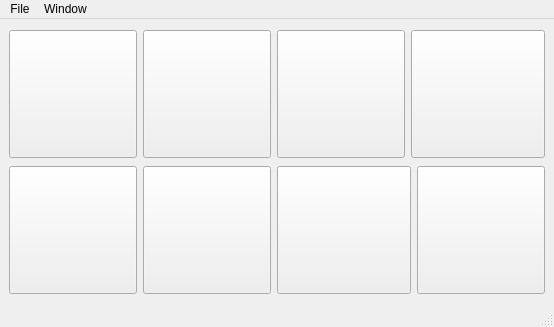
<?xml version="1.0" encoding="UTF-8"?>
<ui version="4.0">
 <class>MainWindow</class>
 <widget class="QMainWindow" name="MainWindow">
  <property name="geometry">
   <rect>
    <x>0</x>
    <y>0</y>
    <width>554</width>
    <height>327</height>
   </rect>
  </property>
  <property name="sizePolicy">
   <sizepolicy hsizetype="Fixed" vsizetype="Fixed">
    <horstretch>0</horstretch>
    <verstretch>0</verstretch>
   </sizepolicy>
  </property>
  <property name="minimumSize">
   <size>
    <width>554</width>
    <height>327</height>
   </size>
  </property>
  <property name="maximumSize">
   <size>
    <width>554</width>
    <height>327</height>
   </size>
  </property>
  <property name="windowTitle">
   <string>MYRaf3 Beta</string>
  </property>
  <widget class="QWidget" name="centralwidget">
   <layout class="QGridLayout" name="gridLayout">
    <item row="0" column="0">
     <widget class="QPushButton" name="pushButton">
      <property name="minimumSize">
       <size>
        <width>128</width>
        <height>128</height>
       </size>
      </property>
      <property name="mouseTracking">
       <bool>true</bool>
      </property>
      <property name="autoFillBackground">
       <bool>true</bool>
      </property>
      <property name="text">
       <string/>
      </property>
      <property name="iconSize">
       <size>
        <width>80</width>
        <height>80</height>
       </size>
      </property>
      <property name="flat">
       <bool>false</bool>
      </property>
     </widget>
    </item>
    <item row="0" column="1">
     <widget class="QPushButton" name="pushButton_2">
      <property name="minimumSize">
       <size>
        <width>128</width>
        <height>128</height>
       </size>
      </property>
      <property name="mouseTracking">
       <bool>true</bool>
      </property>
      <property name="autoFillBackground">
       <bool>true</bool>
      </property>
      <property name="text">
       <string/>
      </property>
      <property name="iconSize">
       <size>
        <width>80</width>
        <height>80</height>
       </size>
      </property>
      <property name="flat">
       <bool>false</bool>
      </property>
     </widget>
    </item>
    <item row="0" column="2">
     <widget class="QPushButton" name="pushButton_3">
      <property name="minimumSize">
       <size>
        <width>128</width>
        <height>128</height>
       </size>
      </property>
      <property name="mouseTracking">
       <bool>true</bool>
      </property>
      <property name="autoFillBackground">
       <bool>true</bool>
      </property>
      <property name="text">
       <string/>
      </property>
      <property name="iconSize">
       <size>
        <width>80</width>
        <height>80</height>
       </size>
      </property>
      <property name="flat">
       <bool>false</bool>
      </property>
     </widget>
    </item>
    <item row="0" column="3" colspan="2">
     <widget class="QPushButton" name="pushButton_4">
      <property name="minimumSize">
       <size>
        <width>128</width>
        <height>128</height>
       </size>
      </property>
      <property name="mouseTracking">
       <bool>true</bool>
      </property>
      <property name="autoFillBackground">
       <bool>true</bool>
      </property>
      <property name="text">
       <string/>
      </property>
      <property name="iconSize">
       <size>
        <width>80</width>
        <height>80</height>
       </size>
      </property>
      <property name="flat">
       <bool>false</bool>
      </property>
     </widget>
    </item>
    <item row="1" column="0">
     <widget class="QPushButton" name="pushButton_5">
      <property name="minimumSize">
       <size>
        <width>128</width>
        <height>128</height>
       </size>
      </property>
      <property name="mouseTracking">
       <bool>true</bool>
      </property>
      <property name="autoFillBackground">
       <bool>true</bool>
      </property>
      <property name="text">
       <string/>
      </property>
      <property name="iconSize">
       <size>
        <width>80</width>
        <height>80</height>
       </size>
      </property>
      <property name="flat">
       <bool>false</bool>
      </property>
     </widget>
    </item>
    <item row="1" column="1">
     <widget class="QPushButton" name="pushButton_6">
      <property name="minimumSize">
       <size>
        <width>128</width>
        <height>128</height>
       </size>
      </property>
      <property name="mouseTracking">
       <bool>true</bool>
      </property>
      <property name="autoFillBackground">
       <bool>true</bool>
      </property>
      <property name="text">
       <string/>
      </property>
      <property name="iconSize">
       <size>
        <width>80</width>
        <height>80</height>
       </size>
      </property>
      <property name="flat">
       <bool>false</bool>
      </property>
     </widget>
    </item>
    <item row="1" column="2" colspan="2">
     <widget class="QPushButton" name="pushButton_7">
      <property name="minimumSize">
       <size>
        <width>128</width>
        <height>128</height>
       </size>
      </property>
      <property name="mouseTracking">
       <bool>true</bool>
      </property>
      <property name="autoFillBackground">
       <bool>true</bool>
      </property>
      <property name="text">
       <string/>
      </property>
      <property name="iconSize">
       <size>
        <width>80</width>
        <height>80</height>
       </size>
      </property>
      <property name="flat">
       <bool>false</bool>
      </property>
     </widget>
    </item>
    <item row="1" column="4">
     <widget class="QPushButton" name="pushButton_8">
      <property name="minimumSize">
       <size>
        <width>128</width>
        <height>128</height>
       </size>
      </property>
      <property name="mouseTracking">
       <bool>true</bool>
      </property>
      <property name="autoFillBackground">
       <bool>true</bool>
      </property>
      <property name="text">
       <string/>
      </property>
      <property name="iconSize">
       <size>
        <width>80</width>
        <height>80</height>
       </size>
      </property>
      <property name="flat">
       <bool>false</bool>
      </property>
     </widget>
    </item>
   </layout>
  </widget>
  <widget class="QMenuBar" name="menubar">
   <property name="geometry">
    <rect>
     <x>0</x>
     <y>0</y>
     <width>554</width>
     <height>25</height>
    </rect>
   </property>
   <widget class="QMenu" name="menuFile">
    <property name="title">
     <string>File</string>
    </property>
    <addaction name="actionQuit"/>
   </widget>
   <widget class="QMenu" name="menuWindow">
    <property name="title">
     <string>Window</string>
    </property>
    <addaction name="actionCalibration"/>
    <addaction name="actionAlign"/>
    <addaction name="actionPhotometry"/>
    <addaction name="actionGraph"/>
    <addaction name="actionEditor"/>
    <addaction name="actionScheduler"/>
    <addaction name="actionSettings"/>
   </widget>
   <addaction name="menuFile"/>
   <addaction name="menuWindow"/>
  </widget>
  <widget class="QStatusBar" name="statusbar"/>
  <action name="actionQuit">
   <property name="text">
    <string>Quit</string>
   </property>
  </action>
  <action name="actionCalibration">
   <property name="text">
    <string>Calibration</string>
   </property>
  </action>
  <action name="actionAlign">
   <property name="text">
    <string>Align</string>
   </property>
  </action>
  <action name="actionPhotometry">
   <property name="text">
    <string>Photometry</string>
   </property>
  </action>
  <action name="actionGraph">
   <property name="text">
    <string>Graph</string>
   </property>
  </action>
  <action name="actionEditor">
   <property name="text">
    <string>Editor</string>
   </property>
  </action>
  <action name="actionScheduler">
   <property name="text">
    <string>Scheduler</string>
   </property>
  </action>
  <action name="actionSettings">
   <property name="text">
    <string>Settings</string>
   </property>
  </action>
 </widget>
 <resources/>
 <connections/>
</ui>
